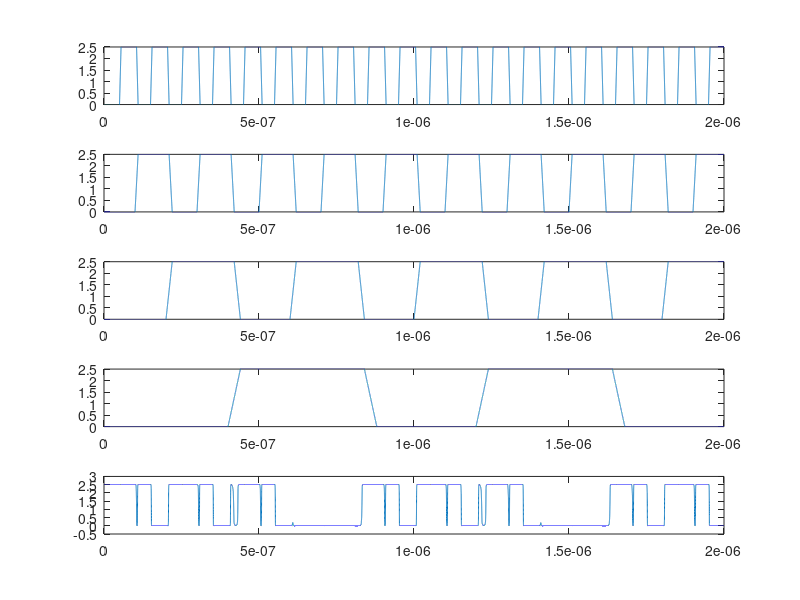
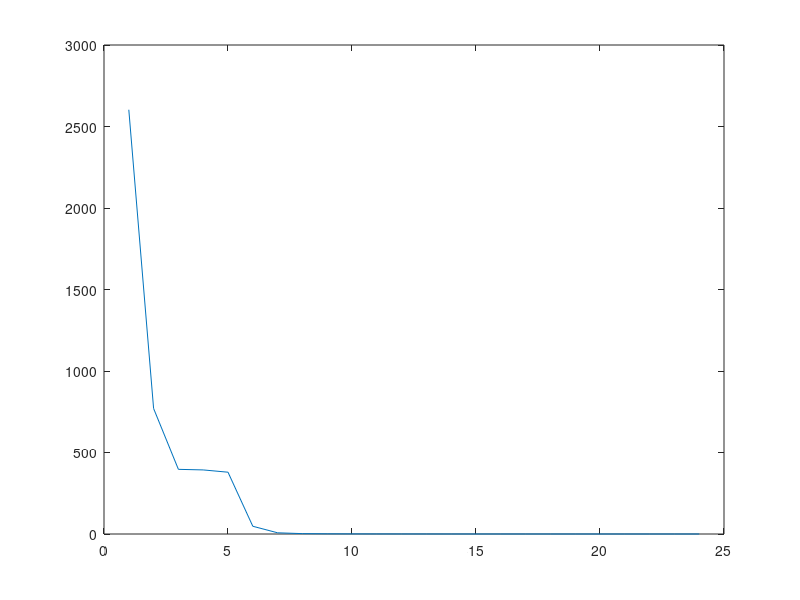
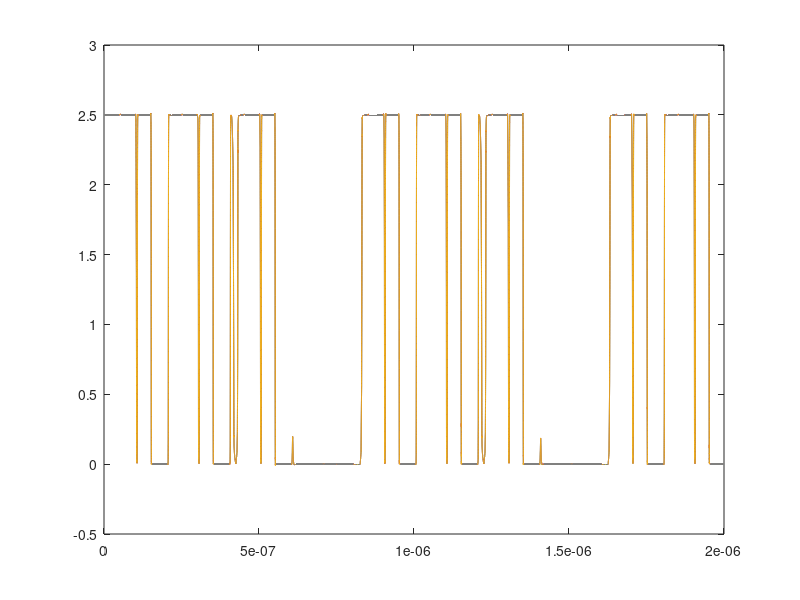
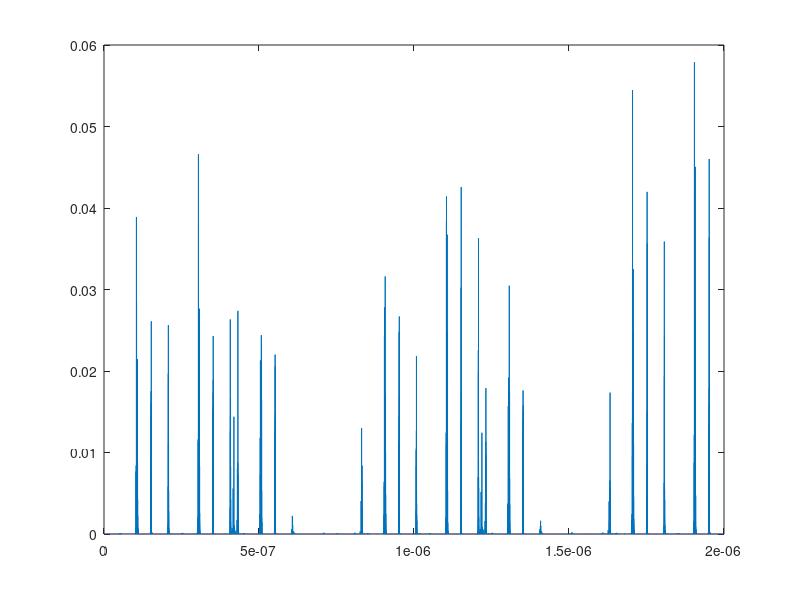

Here is the MATLAB script that generated these plots, in order:
clear all;
load aoi22.mat
close all
n = 100000;


%% 差值，均匀时间
T1=(0:n-1)*TIME(end)/(n-1);
a = interp1(TIME, a, T1);
b = interp1(TIME, b, T1);
c = interp1(TIME, c, T1);
d = interp1(TIME, d, T1);
y = interp1(TIME, y, T1);
TIME=T1;

%% 不差值，采用原始时间
dt = diff(TIME);

figure
subplot(5, 1, 1);
plot(TIME, a);
subplot(5, 1, 2);
plot(TIME, b);
subplot(5, 1, 3);
plot(TIME, c);
subplot(5, 1, 4);
plot(TIME, d);
subplot(5, 1, 5);
plot(TIME, y);

XX = y;%[y;a;b];
Xp = XX(:,2:end);
X  = XX(:, 1:end-1);

n = size(X, 2);
m = 20;
H = [];
for i=1:m
    H = [H;X(:,i:n-m+i)];
end
H = [H;a(m+1:end);b(m+1:end);c(m+1:end);d(m+1:end)];

figure 
[U,S,V] = svd(H,'econ');
plot(diag(S))
r = 10;
U=U(:,1:r);
S=S(1:r,1:r );
V=V(:,1:r);

Xp = Xp(:,m:end);
% yt = Xp(1,m:end); %y(m+1:end);

A1 = Xp*pinv(H);
A2 = Xp*V*inv(S)*U';
% [B2,fitinfo] = lasso(H', yt','Lambda',1e-5);
% A2 = B2(:,1)';

TIME=TIME(1:n-m+1);
Yp1 = A1*H;
Yp2 = A2*H;

yt  = Xp(1,:);
yp1 = Yp1(1,:);
yp2 = Yp2(1,:);

figure
plot(TIME, yt, TIME, yp1, TIME, yp2)

figure
plot(TIME, abs(yt-yp1))
